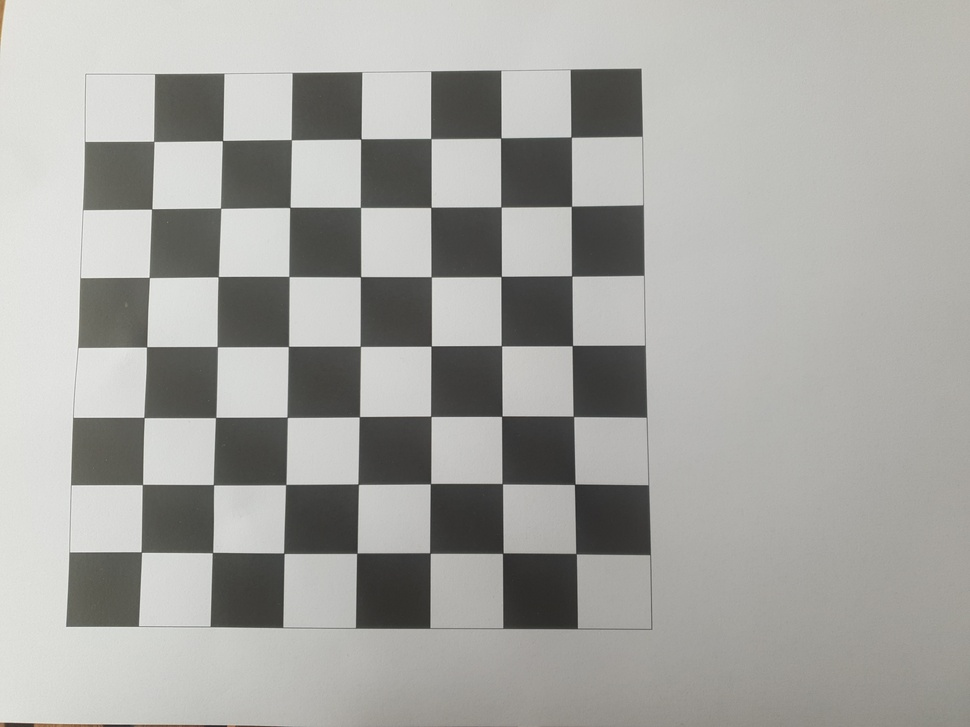
#> input picture Ejemplos/ejemplosTema1/images/tablero.jpg, 970 x 727 px, shrunk from 4032 x 3024 before the run, given in place of tablero.png, which was not available
$ python ejemplo04.py
#> lines starting #> are read from the running program, lines starting #| are printed output that depends on the picture; pictures that were not available may be replaced by others from this repository, and a replacement may not be noted
# Objetivos:
# - Apreciar las diferencias entre la información captada por el sensor y la información almacenada en el archivo
# - Cálculo de errores (Maximo Error Absoluto, Error Medio, Error Cuadrático Medio)
# - Imágenes de datos ubyte (rango [0-255]) e imágenes de valores flotantes (rango [0.0-1.0])
# - Apilar matrices (np.stack)

# La imagen tablero.png fue tomada por un teléfono móvil en modo "raw".
# La imagen tablero.jpg fue la que almacenó el dispositivo para esa captura.

import skimage as ski
import matplotlib.pyplot as plt
import numpy as np


def errorCuadráticoMedioBanda(m1, m2):  # Las bandas dadas deben ser flotantes
    mo1 = m1 * 255  # Queremos medir el error en el rango [0,255]
    mo2 = m2 * 255
    return np.sum(np.power(mo2 - mo1, 2), None) / m1.size


def errorMedioBanda(m1, m2):  # Las bandas dadas deben ser flotantes
    mo1 = m1 * 255  # Queremos medir el error en el rango [0,255]
    mo2 = m2 * 255
    return np.sum(np.abs(mo2 - mo1), None) / m1.size


def maximoErrorAbsolutoBanda(m1, m2):  # Las bandas dadas deben ser flotantes
    mo1 = m1 * 255  # Queremos medir el error en el rango [0,255]
    mo2 = m2 * 255
    return np.max(np.abs(mo2 - mo1))


imagenOriginal = ski.io.imread("images/tablero.png")
#> imagenOriginal is the input picture: shape (727, 970, 3); mean R, G, B 165.6, 165.4, 161.6
imagenGuardada = ski.io.imread("images/tablero.jpg")

imagenOriginal = ski.util.img_as_float(imagenOriginal)  # Valores flotantes en el rango [0,1]
imagenGuardada = ski.util.img_as_float(imagenGuardada)

bandas = ["Roja", "Verde", "Azul"]
for nBanda, nombre in enumerate(bandas):
    print(f"Banda {nombre}")
    print(f"   Máximo error: {maximoErrorAbsolutoBanda(imagenOriginal[:, :, nBanda], imagenGuardada[:, :, nBanda]):0.2f}")
    print(f"   Error medio: {errorMedioBanda(imagenOriginal[:, :, nBanda], imagenGuardada[:, :, nBanda]):0.2f}")
    print(f"   Error cuadrático medio: {errorCuadráticoMedioBanda(imagenOriginal[:, :, nBanda], imagenGuardada[:, :, nBanda]):0.2f}")
#> this loop made 3 passes
#|    Máximo error: 0.00
#|    Error medio: 0.00
#|    Error cuadrático medio: 0.00
#|    Máximo error: 0.00
#|    Error medio: 0.00
#|    Error cuadrático medio: 0.00
#|    Máximo error: 0.00
#|    Error medio: 0.00
#|    Error cuadrático medio: 0.00

errores = []
#> errores = []
for nBanda in range(3):
    errorBanda = np.abs(imagenGuardada[:, :, nBanda] - imagenOriginal[:, :, nBanda])
    errores.append(errorBanda)
#> after the loop, errores = 3 items
errorGlobal = np.stack(errores, axis=-1)
#> errorGlobal: shape (727, 970, 3) float64; every value is 0

fig, axs = plt.subplots(1, 3, layout="constrained")
axs[0].imshow(imagenOriginal)
axs[1].imshow(imagenGuardada)
axs[2].imshow(errorGlobal)
for ax in axs.ravel():
    ax.set_axis_off()
plt.show()
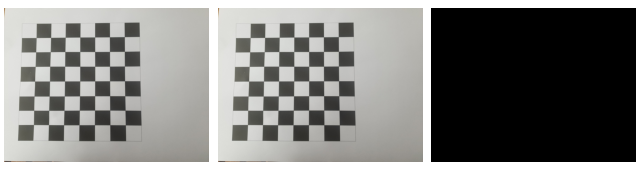
#> figure drawn by matplotlib, 3 panels

$ run again, with Ejemplos/ejemplosTema1/images/banderaIrlanda.jpg copied over Ejemplos/ejemplosTema1/images/tablero.jpg
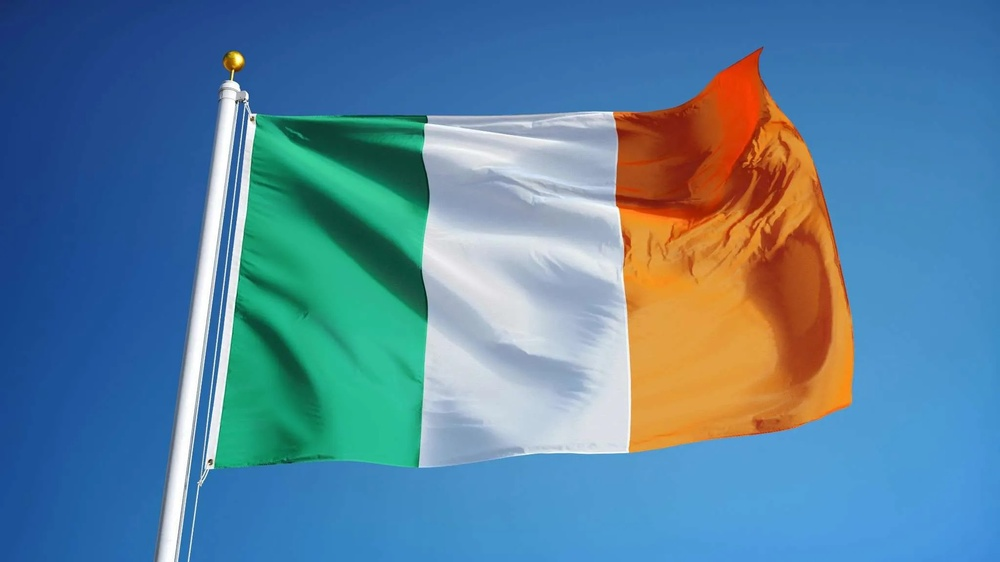
#> input picture Ejemplos/ejemplosTema1/images/banderaIrlanda.jpg, 1000 x 562 px, shrunk from 2048 x 1152 before the run, given in place of tablero.png, which was not available
#> imagenOriginal is the input picture: shape (562, 1000, 3); mean R, G, B 89.1, 130.2, 156.2
#> the loop `for nBanda, nombre in enumerate(bandas):` made 3 passes
#|    Máximo error: 0.00
#|    Error medio: 0.00
#|    Error cuadrático medio: 0.00
#|    Máximo error: 0.00
#|    Error medio: 0.00
#|    Error cuadrático medio: 0.00
#> (further printed lines are left out)
#> pass 3, in maximoErrorAbsolutoBanda (call 3), `mo1 = m1 * 255`:
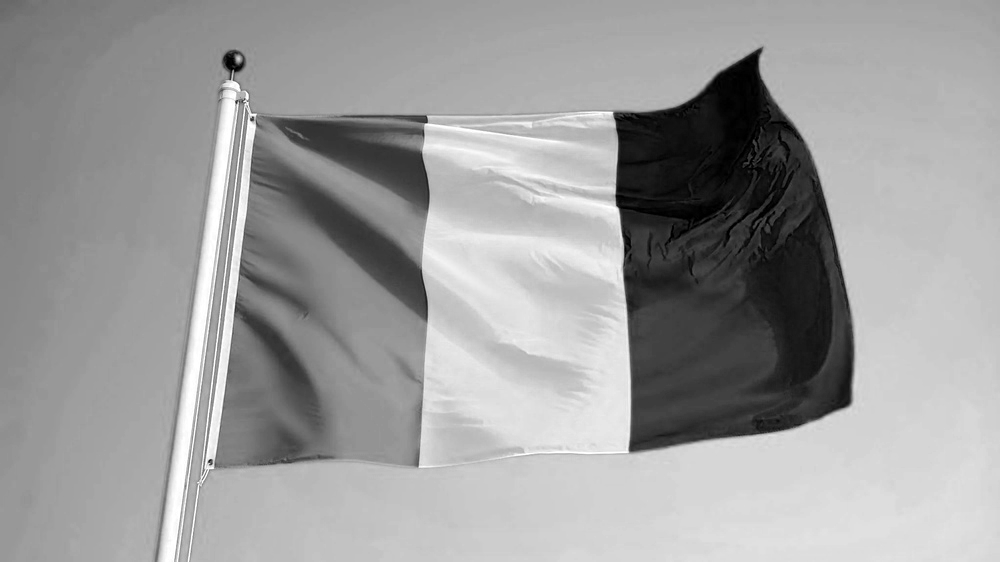
#> mo1: shape (562, 1000) float64; min 0, max 255, mean 156.2
#> `errores = []`: errores = []
#> after the loop `for nBanda in range(3):`: errores = 3 items
#> errorGlobal: shape (562, 1000, 3) float64; every value is 0
#> `plt.show()`:
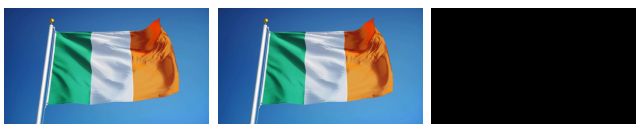
#> figure drawn by matplotlib, 3 panels

$ run again, with Ejemplos/ejemplosTema1/images/banderaItalia.jpg copied over Ejemplos/ejemplosTema1/images/tablero.jpg
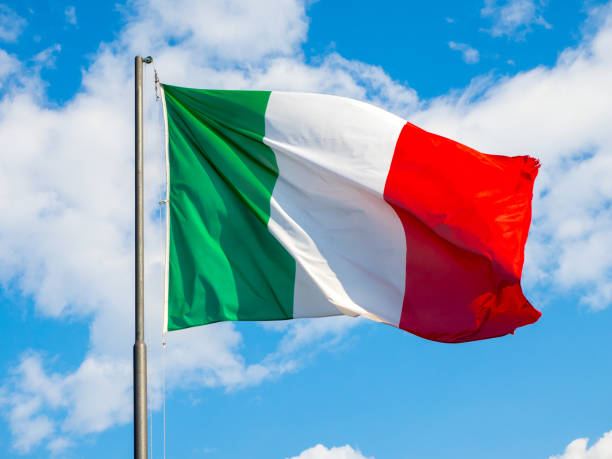
#> input picture Ejemplos/ejemplosTema1/images/banderaItalia.jpg, 612 x 459 px, given in place of tablero.png, which was not available
#> imagenOriginal is the input picture: shape (459, 612, 3); mean R, G, B 128.2, 164.1, 189.3
#> the loop `for nBanda, nombre in enumerate(bandas):` made 3 passes
#|    Máximo error: 0.00
#|    Error medio: 0.00
#|    Error cuadrático medio: 0.00
#|    Máximo error: 0.00
#|    Error medio: 0.00
#|    Error cuadrático medio: 0.00
#> (further printed lines are left out)
#> pass 3, in maximoErrorAbsolutoBanda (call 3), `mo1 = m1 * 255`:
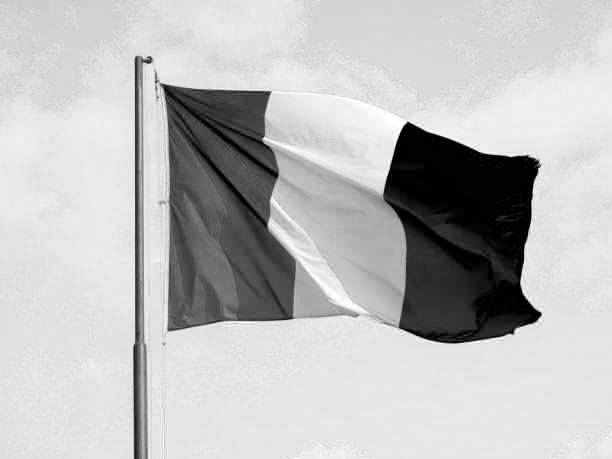
#> mo1: shape (459, 612) float64; min 0, max 255, mean 189.3
#> `errores = []`: errores = []
#> after the loop `for nBanda in range(3):`: errores = 3 items
#> errorGlobal: shape (459, 612, 3) float64; every value is 0
#> `plt.show()`:
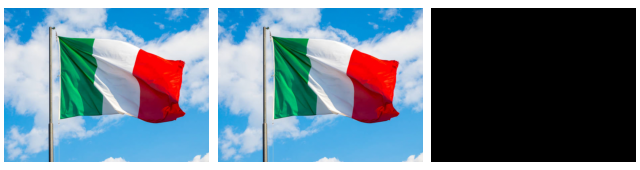
#> figure drawn by matplotlib, 3 panels
